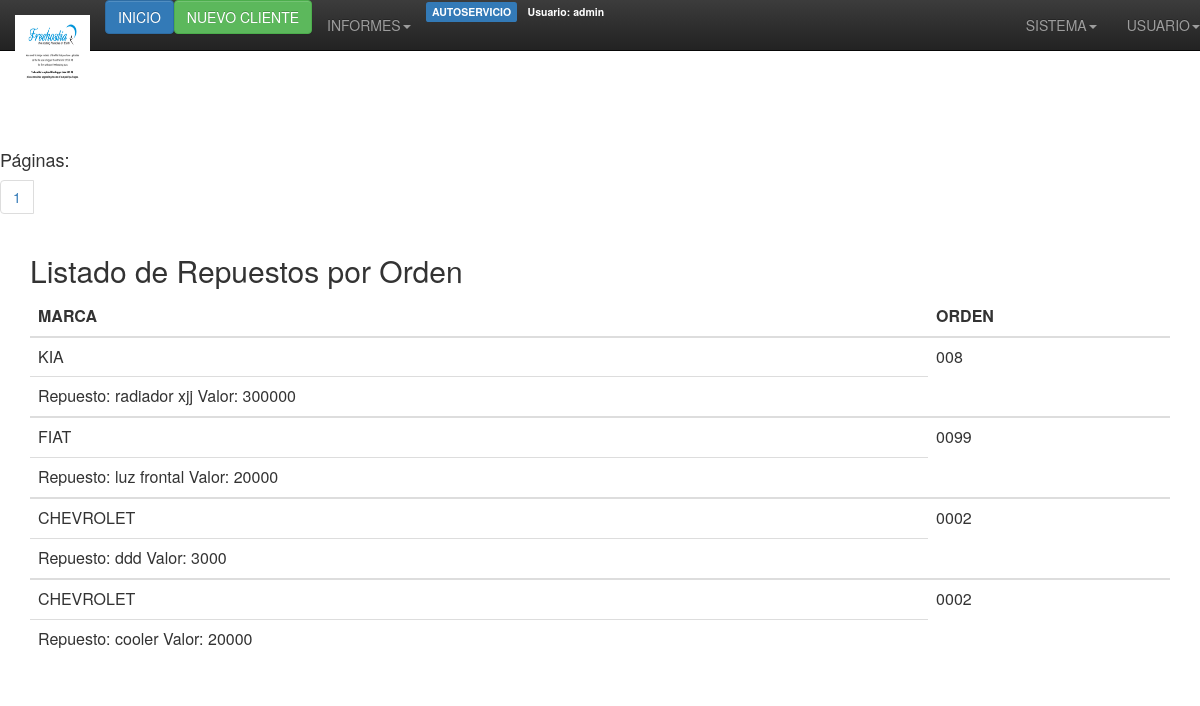
Screenshot of /servicios/informe2.php (signed in) with the database file from the repository.
### tables this page shows
CREATE TABLE `detalles` (
  `id_d` int(11) NOT NULL AUTO_INCREMENT,
  `id_servicio` int(3) NOT NULL,
  `orden` varchar(4) NOT NULL,
  `marca` varchar(30) NOT NULL,
  `serie` varchar(40) NOT NULL,
  `chasis` varchar(40) NOT NULL,
  `color` varchar(40) NOT NULL,
  `num_entrada` varchar(40) NOT NULL,
  `fec_entrega` varchar(20) NOT NULL,
  `hora_entrega` varchar(20) NOT NULL,
  `modelo_anio` varchar(20) NOT NULL,
  `motor` varchar(20) NOT NULL,
  `kilometros` varchar(20) NOT NULL,
  `placa` varchar(10) NOT NULL,
  `herramienta` varchar(3) NOT NULL,
  `extintor` varchar(3) NOT NULL,
  `radio` varchar(3) NOT NULL,
  `tapetes` varchar(3) NOT NULL,
  `stops` varchar(3) NOT NULL,
  `llanta` varchar(3) NOT NULL,
  `luzplaca` varchar(3) NOT NULL,
  `brazostras` varchar(3) NOT NULL,
  `gato` varchar(3) NOT NULL,
  `antena` varchar(3) NOT NULL,
  `frontal` varchar(3) NOT NULL,
  `farolas` varchar(3) NOT NULL,
  `boceles` varchar(3) NOT NULL,
  `exploradoras` varchar(3) NOT NULL,
  `mac` varchar(3) NOT NULL,
  `triangulo` varchar(3) NOT NULL,
  `encendedor` varchar(3) NOT NULL,
  `cajacd` varchar(3) NOT NULL,
  `cocuyos` varchar(3) NOT NULL,
  `copas` varchar(3) NOT NULL,
  `tapagas` varchar(3) NOT NULL,
  `brazoslimp` varchar(3) NOT NULL,
  `espejos` varchar(3) NOT NULL,
  `cenicero` varchar(3) NOT NULL,
  `tapiceria` varchar(3) NOT NULL,
  `vidrios` varchar(3) NOT NULL,
  `batera` varchar(3) NOT NULL,
  `plumillas` varchar(3) NOT NULL,
  `bomperes` varchar(3) NOT NULL,
  `nivelcombustible` varchar(3) NOT NULL,
  PRIMARY KEY (`id_d`),
  KEY `id_servicio` (`id_servicio`)
);

CREATE TABLE `repuestos` (
  `id` int(5) NOT NULL AUTO_INCREMENT,
  `id_repuesto` int(5) NOT NULL,
  `orden` varchar(10) NOT NULL,
  `repuesto` varchar(30) NOT NULL,
  `valor` int(30) NOT NULL,
  PRIMARY KEY (`id`)
);

### servicios/informe2.php (the view, shortened to what this page needs)
<html xmlns="http://www.w3.org/1999/xhtml">
<head>
<link rel="stylesheet" href="bootstrap/css/bootstrap.min.css">
<link rel="stylesheet" href="bootstrap/css/bootstrap-theme.min.css">
</head>
<body>
<?php include("../encabezado.php"); ?>
<?php
$per_page = 10;
$result = mysql_query("SELECT * FROM detalles INNER JOIN repuestos
  ON repuestos.orden = detalles.orden ORDER BY id DESC");
$total_results = mysql_num_rows($result);
$total_pages = ceil($total_results / $per_page);
if (isset($_GET['page']) && is_numeric($_GET['page']))
{
$show_page = $_GET['page'];
if ($show_page > 0 && $show_page <= $total_pages)
{
$start = ($show_page -1) * $per_page;
$end = $start + $per_page;
}
else
{
$start = 0;
$end = $per_page;
}
}
else
{
$start = 0;
$end = $per_page;
}
?>
<p><br /><br /></p>
<?php
echo "<ul class='pagination'>";
for ($i = 1; $i <= $total_pages; $i++)
{
echo "<li><h4>Páginas:</h4><a href='view-paginated.php?page=$i'>$i</a></li>";
}
?>
</ul>
<div class="container">
  <h2>Listado de Repuestos por Orden</h2>
<?php
echo "<div class='table‐responsive'>";
echo "<table class='table table-hover'>";
echo "<thead><tr> <th>MARCA</th> <th>ORDEN</th> </tr></thead>";
for ($i = $start; $i < $end; $i++)
{
if ($i == $total_results) { break; }
echo "<tbody>";
echo "<tr>";
echo '<td>' . mysql_result($result, $i, 'marca') . '</td>';
echo '<td>' . mysql_result($result, $i, 'orden') . '</td>';
echo "</tr>";
echo '<td>Repuesto: ' . mysql_result($result, $i, 'repuesto') . '
Valor: ' . mysql_result($result, $i, 'valor') . '</td>';
echo "</tbody>";
}
echo "</table>";
echo "</div>";
?>
</div>
</body>
</html>

### rows the page displays
detalles: marca "KIA", orden "008", repuestos.repuesto "radiador xjj", repuestos.valor "300000"
detalles: marca "FIAT", orden "0099", repuestos.repuesto "luz frontal", repuestos.valor "20000"
detalles: marca "CHEVROLET", orden "0002", repuestos.repuesto "ddd", repuestos.valor "3000", repuestos.repuesto "cooler", repuestos.valor "20000"

### other values shown
$_SESSION["usuarioactual"] "admin"
